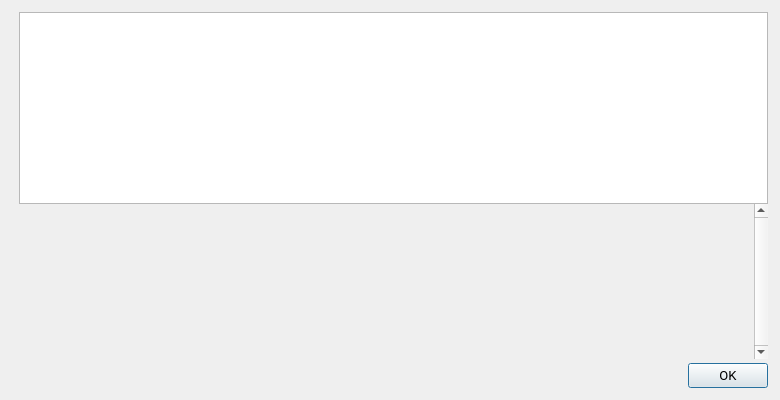
<?xml version="1.0" encoding="UTF-8"?>
<ui version="4.0">
 <class>HelpMessageDialog</class>
 <widget class="QDialog" name="HelpMessageDialog">
  <property name="geometry">
   <rect>
    <x>0</x>
    <y>0</y>
    <width>780</width>
    <height>400</height>
   </rect>
  </property>
  <property name="font">
   <font>
    <family>Roboto</family>
    <pointsize>10</pointsize>
   </font>
  </property>
  <layout class="QHBoxLayout" name="horizontalLayout_2">
   <property name="spacing">
    <number>0</number>
   </property>
   <property name="leftMargin">
    <number>12</number>
   </property>
   <property name="topMargin">
    <number>12</number>
   </property>
   <property name="rightMargin">
    <number>12</number>
   </property>
   <property name="bottomMargin">
    <number>12</number>
   </property>
   <item>
    <layout class="QVBoxLayout" name="verticalLayoutLogo" stretch="0,0">
     <property name="leftMargin">
      <number>0</number>
     </property>
     <property name="topMargin">
      <number>4</number>
     </property>
     <property name="rightMargin">
      <number>0</number>
     </property>
     <item>
      <widget class="QLabel" name="aboutLogo">
       <property name="sizePolicy">
        <sizepolicy hsizetype="Preferred" vsizetype="Ignored">
         <horstretch>0</horstretch>
         <verstretch>0</verstretch>
        </sizepolicy>
       </property>
       <property name="maximumSize">
        <size>
         <width>100</width>
         <height>100</height>
        </size>
       </property>
       <property name="pixmap">
        <pixmap resource="../bitcoin.qrc">:/icons/bitcoin</pixmap>
       </property>
       <property name="scaledContents">
        <bool>true</bool>
       </property>
       <property name="alignment">
        <set>Qt::AlignLeading|Qt::AlignLeft|Qt::AlignTop</set>
       </property>
      </widget>
     </item>
     <item>
      <widget class="QFrame" name="frame">
       <property name="frameShape">
        <enum>QFrame::NoFrame</enum>
       </property>
       <property name="frameShadow">
        <enum>QFrame::Raised</enum>
       </property>
      </widget>
     </item>
    </layout>
   </item>
   <item>
    <layout class="QVBoxLayout" name="verticalLayout">
     <item>
      <widget class="QTextEdit" name="helpMessage">
       <property name="readOnly">
        <bool>true</bool>
       </property>
      </widget>
     </item>
     <item>
      <widget class="QScrollArea" name="scrollArea">
       <property name="frameShape">
        <enum>QFrame::NoFrame</enum>
       </property>
       <property name="verticalScrollBarPolicy">
        <enum>Qt::ScrollBarAlwaysOn</enum>
       </property>
       <property name="widgetResizable">
        <bool>true</bool>
       </property>
       <widget class="QWidget" name="scrollAreaWidgetContents">
        <property name="geometry">
         <rect>
          <x>0</x>
          <y>0</y>
          <width>638</width>
          <height>134</height>
         </rect>
        </property>
        <layout class="QVBoxLayout" name="verticalLayout_2">
         <item>
          <widget class="QLabel" name="aboutMessage">
           <property name="cursor">
            <cursorShape>IBeamCursor</cursorShape>
           </property>
           <property name="textFormat">
            <enum>Qt::PlainText</enum>
           </property>
           <property name="alignment">
            <set>Qt::AlignLeading|Qt::AlignLeft|Qt::AlignTop</set>
           </property>
           <property name="openExternalLinks">
            <bool>true</bool>
           </property>
           <property name="textInteractionFlags">
            <set>Qt::LinksAccessibleByMouse|Qt::TextSelectableByKeyboard|Qt::TextSelectableByMouse</set>
           </property>
          </widget>
         </item>
        </layout>
       </widget>
      </widget>
     </item>
     <item>
      <spacer name="verticalSpacer">
       <property name="orientation">
        <enum>Qt::Vertical</enum>
       </property>
       <property name="sizeType">
        <enum>QSizePolicy::Fixed</enum>
       </property>
       <property name="sizeHint" stdset="0">
        <size>
         <width>4</width>
         <height>4</height>
        </size>
       </property>
      </spacer>
     </item>
     <item>
      <widget class="QDialogButtonBox" name="okButton">
       <property name="orientation">
        <enum>Qt::Horizontal</enum>
       </property>
       <property name="standardButtons">
        <set>QDialogButtonBox::Ok</set>
       </property>
      </widget>
     </item>
    </layout>
   </item>
  </layout>
 </widget>
 <resources>
  <include location="../bitcoin.qrc"/>
 </resources>
 <connections>
  <connection>
   <sender>okButton</sender>
   <signal>accepted()</signal>
   <receiver>HelpMessageDialog</receiver>
   <slot>accept()</slot>
   <hints>
    <hint type="sourcelabel">
     <x>20</x>
     <y>20</y>
    </hint>
    <hint type="destinationlabel">
     <x>20</x>
     <y>20</y>
    </hint>
   </hints>
  </connection>
  <connection>
   <sender>okButton</sender>
   <signal>rejected()</signal>
   <receiver>HelpMessageDialog</receiver>
   <slot>reject()</slot>
   <hints>
    <hint type="sourcelabel">
     <x>20</x>
     <y>20</y>
    </hint>
    <hint type="destinationlabel">
     <x>20</x>
     <y>20</y>
    </hint>
   </hints>
  </connection>
 </connections>
</ui>
